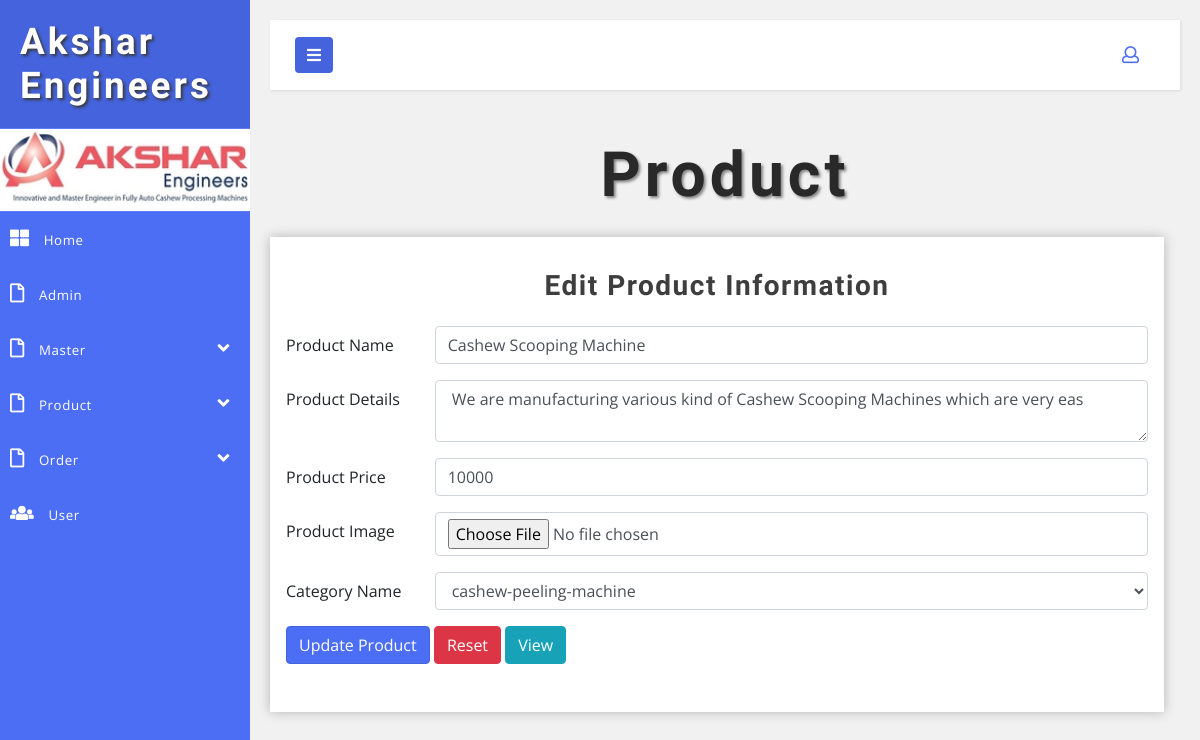
Page /admin/edit-product.php?editid=1 on the committed database.
### tables this page shows
CREATE TABLE IF NOT EXISTS `tbl_product` (
  `product_id` int(11) NOT NULL,
  `product_name` varchar(30) NOT NULL,
  `product_details` varchar(80) NOT NULL,
  `product_price` int(11) NOT NULL,
  `product_image` varchar(50) NOT NULL
);

### admin/edit-product.php (the view, shortened to what this page needs)
<?php
require './class/atclass.php';
$editid = $_GET['editid'];
$q = mysqli_query($connection, "select * from tbl_product where product_id='{$editid}'") or die(mysqli_error($connection));
$qrow = mysqli_fetch_array($q);
?>
<!DOCTYPE html>
<html lang="en">
    <head>
        <link href="css/bootstrap.css" rel="stylesheet" type="text/css" media="all" />
        <link href="css/style.css" rel="stylesheet" type="text/css" media="all" />
        <link rel="stylesheet" href="css/style4.css">
        <link href="css/fontawesome-all.css" rel="stylesheet">
    </head>
    <body>
        <div class="wrapper">
<?php
include './themepart/sidebar.php';
?>
            <div id="content">
<?php
include './themepart/menubar.php';
?>
                <h2 class="main-title-w3layouts mb-2 text-center"> Product </h2>
                <section class="forms-section">
                    <div class="container-fluid">
                        <div class="row">
                            <div class="outer-w3-agile col-xl mt-3 mr-xl-3">
                                <h4 class="tittle-w3-agileits mb-4"> Edit Product Information </h4>
                                <form   method="post" enctype="multipart/form-data">
                                    <form   method="post" enctype="multipart/form-data">
                                    <div class="form-group row">
                                        <label for="inputPassword3" class="col-sm-2 col-form-label"> Product Name </label>
                                        <div class="col-sm-10">
                                            <input type="text" class="form-control" id="inputPassword3" name="product_name" value="<?php echo $qrow['product_name'] ?>" placeholder="Enter Product Name" required="">
                                        </div>
                                    </div>
                                    <div class="form-group row">
                                        <label for="inputEmail3" class="col-sm-2 col-form-label"> Product Details </label>
                                        <div class="col-sm-10">
                                            <textarea class="form-control" name="product_details" placeholder="Enter Product Details" required=""> <?php echo $qrow['product_details'] ?> </textarea>
                                        </div>
                                    </div>
                                    <div class="form-group row">
                                        <label for="inputPassword3" class="col-sm-2 col-form-label"> Product Price </label>
                                        <div class="col-sm-10">
                                            <input type="number" class="form-control" id="inputPassword3" name="product_price" value="<?php echo $qrow['product_price'] ?>" placeholder="Enter Product Price" required="">
                                        </div>
                                    </div>
                                    <div class="form-group row">
                                        <label for="inputPassword3" class="col-sm-2 col-form-label"> Product Image </label>
                                        <div class="col-sm-10">
                                            <input type="file" class="form-control" id="inputPassword3" name="product_image" value="<?php echo $qrow['product_image'] ?>" placeholder="Enter Product Image" required="">
                                        </div>
                                    </div>
                                    <div class="form-group row">
                                        <label for="inputPassword3" class="col-sm-2 col-form-label"> Category Name </label>
                                        <div class="col-sm-10">
                                            <?php
                                                    $drpq = mysqli_query($connection, "select * from tbl_category") or die(mysqli_error($connection));
                                                    echo "<select name='category_id' class='form-control'>";
                                                     while($drdata = mysqli_fetch_array($drpq))
                                                     {
                                                        echo "<option value='{$drdata['category_id']}'>{$drdata['category_name']}</option>";
                                                     }
                                                     echo "</select>";
                                            ?>
                                        </div>
                                    </div>
                                    <div class="form-group row">
                                        <div class="col-sm-10">
                                            <button type="submit" class="btn btn-primary"> Update Product </button>
                                            <button type="reset" class="btn btn-danger"> Reset</button>
                                            <button type="button" onclick="window.location='display-product.php'" class="btn btn-info"> View </button>
                                        </div>
                                    </div>
                                </form>
                            </div>
                        </div>
                    </div>
                </section>
            </div>
        </div>
    </body>
</html>

### admin/css/style.css (style rules this page uses)
html, body { margin: 0; font-size: 100%; font-family: 'Open Sans', sans-serif; background: #fff; }
input[type="button"], button[type="submit"] { transition: 0.5s all; -webkit-transition: 0.5s all; -moz-transition: 0.5s all; -o-transition: 0.5s all; -ms-transition: 0.5s all; }
h1, h2, h3, h4, h5, h6 { margin: 0; font-family: 'Poiret One', cursive; font-weight: 700; }
label { margin: 0; }
.outer-w3-agile { padding: 2em 1em; -webkit-box-shadow: 0px 0px 11px 0px rgba(0, 0, 0, 0.25); -moz-box-shadow: 0px 0px 11px 0px rgba(0, 0, 0, 0.25); box-shadow: 0px 0px 11px 0px rgba(0, 0, 0, 0.25); background: #fff; }
h2.main-title-w3layouts { font-size: 3.9em; letter-spacing: 4px; color: #292929; text-shadow: 2px 2px 3px #838386; text-transform: capitalize; }
h4.tittle-w3-agileits { font-size: 2em; letter-spacing: 1.5px; font-weight: 600; color: #3e3e3e; text-align: center; }
.btn-primary { color: #fff; background-color: #4c6ef5; border-color: #4463dc; }
@media (max-width:1280px) { h4.tittle-w3-agileits { font-size: 1.75em; } }

### admin/css/style4.css (style rules this page uses)
body { font-family: 'Open Sans', sans-serif; background: #f1f1f1; }
.wrapper { display: flex; align-items: stretch; }
#content { padding: 20px; min-height: 100vh; transition: all 0.3s; overflow: hidden; width: 100%; }

### rows in the picture
tbl_product: product_name "Cashew Scooping Machine", product_details "We are manufacturing various kind of Cashew Scooping Machines which are very eas", product_price "10000"

### other values in the picture
form field category_id "cashew-peeling-machine"
